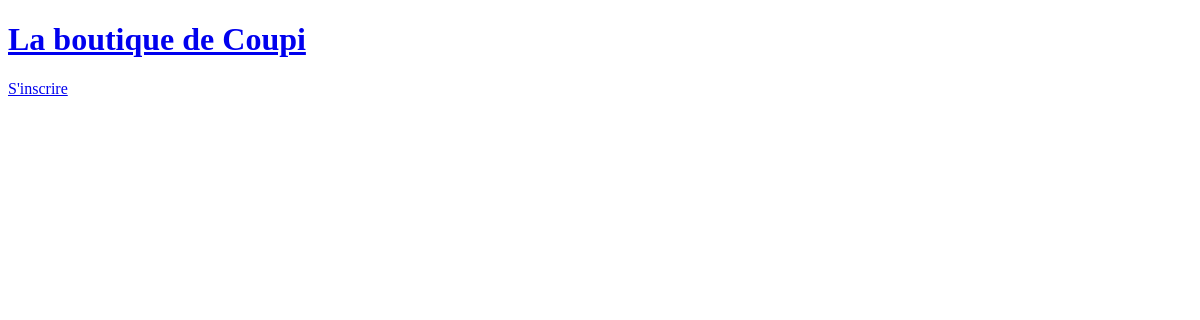
Before: / with the older database file.
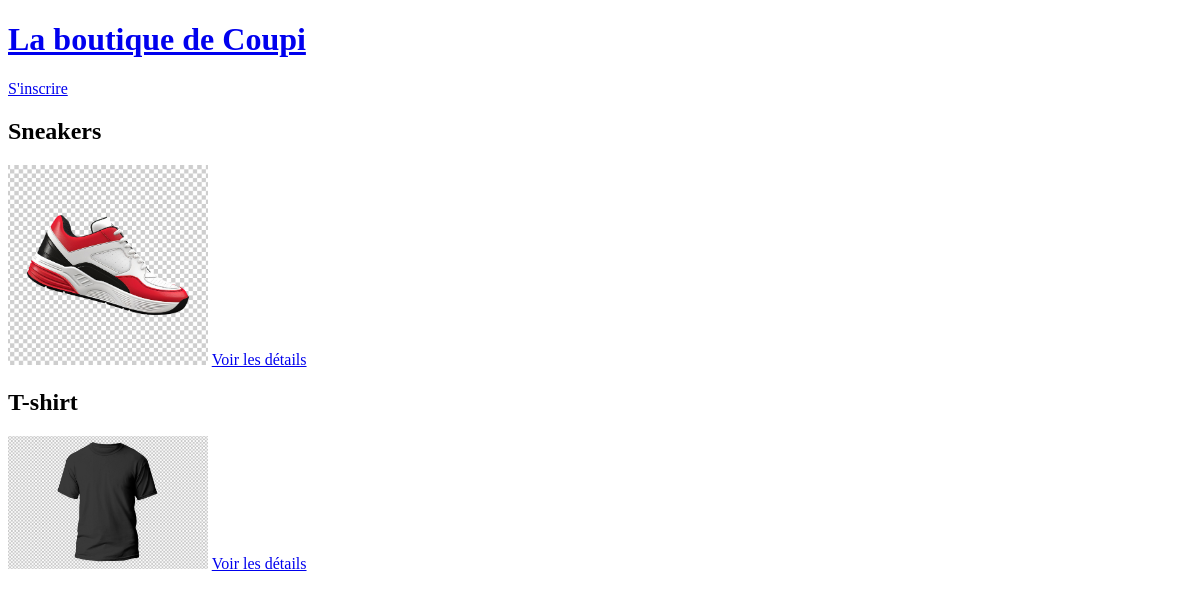
After: the same page with the newer database file.
### store/models.py (models this page shows, shortened)
class Product(models.Model):
    name = models.CharField(max_length=100)
    slug = models.SlugField(max_length=100)
    price = models.FloatField(default=0.0)
    qte_stock = models.IntegerField(default=0)
    description = models.TextField(blank=True)
    image = models.ImageField(upload_to='products', blank=True, null=True)
    def get_absolute_url(self):
        return reverse("product_detail", kwargs={"slug": self.slug})

### store/views.py (the view)
# urls.py: path('', index_store,name="page_acceuil_boutique"),
def index_store(request):
    products = Product.objects.all()
    return render(request,'index_store.html', context={"products": products})

### store/templates/index_store.html
{% extends 'base.html' %}
{% block content %}
{% for product in products %}
   <h2>{{ product.name }}</h2>
   <img src="{{ product.image.url }}" alt="{{ product.name }}" style="max-width: 200px;">
   <a href="{{product.get_absolute_url}}">Voir les détails</a>
{% endfor %}
{% endblock%}

### templates/base.html (shortened to what this page needs)
<!DOCTYPE html>
<html>
    <head>
        <link rel="stylesheet" href="">
    </head>
    <body>
        <a href="{% url 'page_acceuil_boutique' %}">
        <h1>La boutique de Coupi</h1>
        </a>
        {% if not user.is_authenticated %}
        <a href="{% url 'signup' %}">
            S'inscrire
        </a>
        {% endif %}
       {% block content %}
       {% endblock  %}
    </body>
</html>

Changed rows visible on the page:
added Product: name "Sneakers", image (picture)
added Product: name "T-shirt", image (picture)
